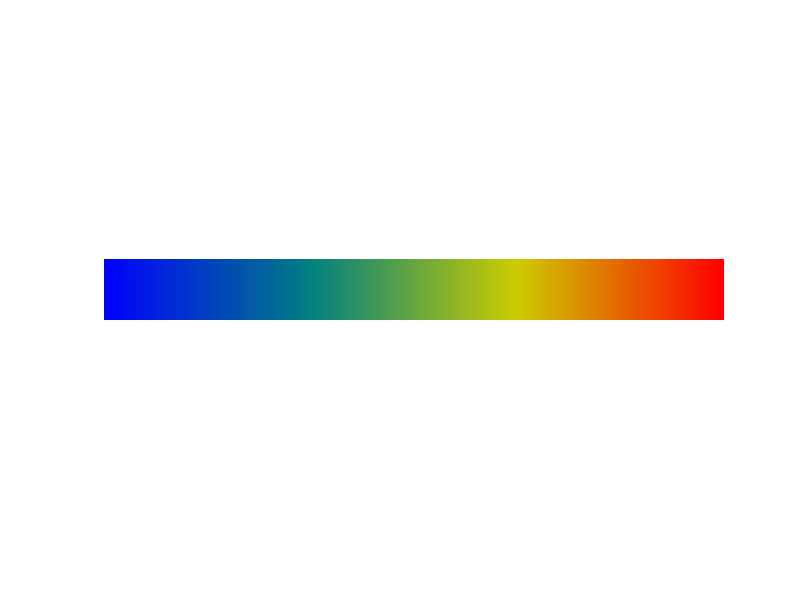
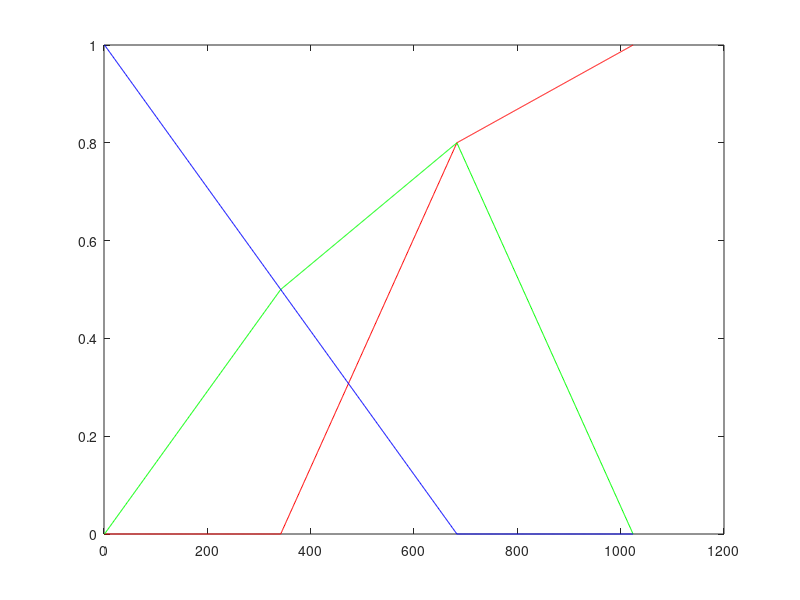

Source code (MATLAB) for these figures, in order:
lutSize = 1024;
staticLut = zeros(lutSize, 3);
jet = [0, 0, 1;
       0, 0.5, 0.5;
       0.8, 0.8, 0;
       1, 0, 0];

jet2 = [0, 0, 0.5;
   0, 0, 1;
   0, 1, 1;
   1, 1, 0;
   1, 0, 0
   0.5, 0, 0];
   
colorIndexMax = size(jet,1) - 2;

for (i = 0:(lutSize-1))
    znorm = i / (lutSize - 1);
    colorIndex = uint16(min(floor((size(jet,1) - 1) * znorm), colorIndexMax));
    alpha = (size(jet,1) - 1) * znorm - double(colorIndex);
    staticLut(i+1, :) = jet(colorIndex + 1, :) * (1-alpha) + jet(colorIndex + 2, :) * alpha;
end
staticLut = min(max(staticLut, 0), 1);

im = reshape(staticLut, [1, lutSize, 3]);
im = repmat(im, 100, 1);

figure(1);
imshow(im);

figure(2);
plot(staticLut(:,1), 'r');
hold on;
plot(staticLut(:,2), 'g');
plot(staticLut(:,3), 'b');